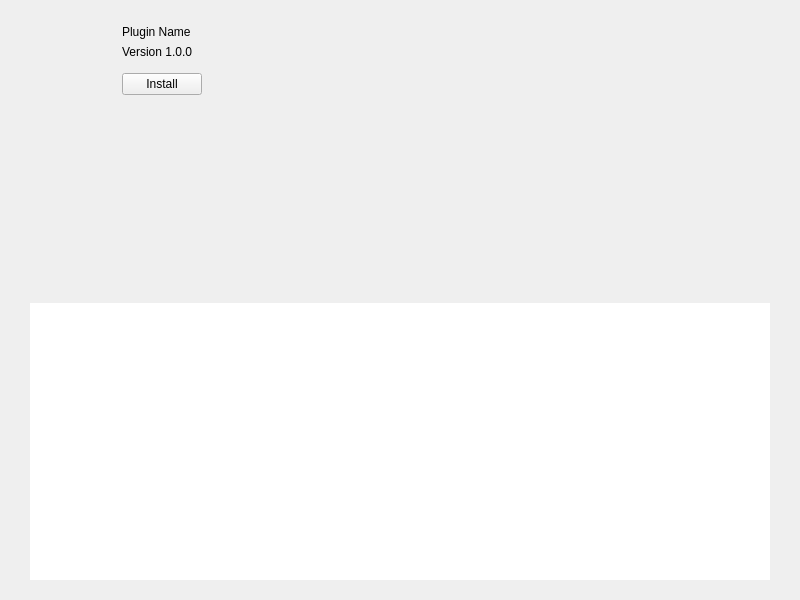
<?xml version="1.0" encoding="UTF-8"?>
<ui version="4.0">
 <class>LosPluginDetailUi</class>
 <widget class="QWidget" name="LosPluginDetailUi">
  <property name="geometry">
   <rect>
    <x>0</x>
    <y>0</y>
    <width>800</width>
    <height>600</height>
   </rect>
  </property>
  <layout class="QVBoxLayout" name="verticalLayout">
   <property name="spacing">
    <number>0</number>
   </property>
   <property name="leftMargin">
    <number>30</number>
   </property>
   <property name="topMargin">
    <number>25</number>
   </property>
   <property name="rightMargin">
    <number>30</number>
   </property>
   <property name="bottomMargin">
    <number>20</number>
   </property>
   <item>
    <layout class="QHBoxLayout" name="headerLayout">
     <property name="spacing">
      <number>20</number>
     </property>
     <item alignment="Qt::AlignTop">
      <widget class="QLabel" name="label_icon">
       <property name="minimumSize">
        <size>
         <width>72</width>
         <height>72</height>
        </size>
       </property>
       <property name="maximumSize">
        <size>
         <width>72</width>
         <height>72</height>
        </size>
       </property>
       <property name="text">
        <string/>
       </property>
       <property name="scaledContents">
        <bool>true</bool>
       </property>
      </widget>
     </item>
     <item>
      <layout class="QVBoxLayout" name="titleLayout">
       <property name="spacing">
        <number>6</number>
       </property>
       <item>
        <widget class="QLabel" name="label_name">
         <property name="text">
          <string>Plugin Name</string>
         </property>
        </widget>
       </item>
       <item>
        <widget class="QLabel" name="label_version">
         <property name="text">
          <string>Version 1.0.0</string>
         </property>
        </widget>
       </item>
       <item>
        <layout class="QHBoxLayout" name="buttonLayout">
         <property name="spacing">
          <number>10</number>
         </property>
         <property name="topMargin">
          <number>8</number>
         </property>
         <item>
          <widget class="QPushButton" name="btn_install">
           <property name="cursor">
            <cursorShape>PointingHandCursor</cursorShape>
           </property>
           <property name="text">
            <string>Install</string>
           </property>
          </widget>
         </item>
         <item>
          <spacer name="horizontalSpacer_btn">
           <property name="orientation">
            <enum>Qt::Horizontal</enum>
           </property>
           <property name="sizeHint" stdset="0">
            <size>
             <width>40</width>
             <height>20</height>
            </size>
           </property>
          </spacer>
         </item>
        </layout>
       </item>
       <item>
        <spacer name="verticalSpacer">
         <property name="orientation">
          <enum>Qt::Vertical</enum>
         </property>
         <property name="sizeHint" stdset="0">
          <size>
           <width>20</width>
           <height>40</height>
          </size>
         </property>
        </spacer>
       </item>
      </layout>
     </item>
    </layout>
   </item>
   <item>
    <widget class="QTextBrowser" name="text_description">
     <property name="frameShape">
      <enum>QFrame::NoFrame</enum>
     </property>
     <property name="openExternalLinks">
      <bool>true</bool>
     </property>
    </widget>
   </item>
  </layout>
 </widget>
 <resources/>
 <connections/>
</ui>
